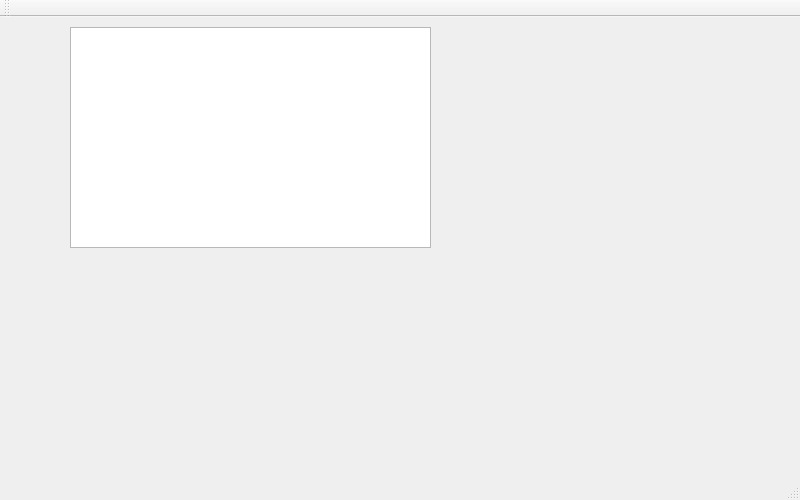
<?xml version="1.0" encoding="UTF-8"?>
<ui version="4.0">
 <class>MainWindow</class>
 <widget class="QMainWindow" name="MainWindow">
  <property name="geometry">
   <rect>
    <x>0</x>
    <y>0</y>
    <width>800</width>
    <height>500</height>
   </rect>
  </property>
  <property name="sizePolicy">
   <sizepolicy hsizetype="Expanding" vsizetype="Expanding">
    <horstretch>0</horstretch>
    <verstretch>0</verstretch>
   </sizepolicy>
  </property>
  <property name="minimumSize">
   <size>
    <width>800</width>
    <height>500</height>
   </size>
  </property>
  <property name="windowTitle">
   <string>MainWindow</string>
  </property>
  <widget class="QWidget" name="centralWidget">
   <widget class="QGraphicsView" name="graphicsView">
    <property name="geometry">
     <rect>
      <x>70</x>
      <y>10</y>
      <width>361</width>
      <height>221</height>
     </rect>
    </property>
   </widget>
  </widget>
  <widget class="QMenuBar" name="menuBar">
   <property name="geometry">
    <rect>
     <x>0</x>
     <y>0</y>
     <width>800</width>
     <height>25</height>
    </rect>
   </property>
  </widget>
  <widget class="QToolBar" name="mainToolBar">
   <attribute name="toolBarArea">
    <enum>TopToolBarArea</enum>
   </attribute>
   <attribute name="toolBarBreak">
    <bool>false</bool>
   </attribute>
  </widget>
  <widget class="QStatusBar" name="statusBar"/>
 </widget>
 <layoutdefault spacing="6" margin="11"/>
 <resources/>
 <connections/>
</ui>
